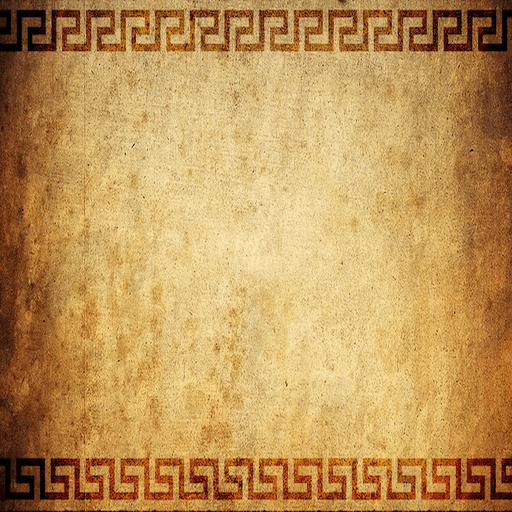
#> input picture data/bgimg.png, 512 x 512 px
$ python png2vmsicon.py ../data/bgimg.png out.png
#> lines starting #> are read from the running program, lines starting #| are printed output that depends on the picture
#!/usr/bin/env python3
"""
Convert a PNG into a 32x32, 16-colour Dreamcast VMS icon, written as a C header:
a 16-entry ARGB4444 palette and a 4bpp bitmap (high nibble first).

Usage: png2vmsicon.py <input.png> <output.h> [--preview out.png]
                      [--mode fit|linework] [--threshold 0.30]

  fit       (default) scale the image to fit 32x32, keeping its aspect ratio;
            transparent pixels stay transparent (palette entry 0)
  linework  for large artwork with thin white lines on a dark background:
            an icon pixel turns white when more than `threshold` of its
            source area is white, so the lines don't average away into it

Requires Pillow.
"""
import argparse
from PIL import Image

ICON = 32


def fit(img):
    img = img.convert('RGBA')
    scale = min(ICON / img.width, ICON / img.height)
    w, h = max(1, round(img.width * scale)), max(1, round(img.height * scale))
    small = img.resize((w, h), Image.LANCZOS)
    out = Image.new('RGBA', (ICON, ICON), (0, 0, 0, 0))
    out.alpha_composite(small, ((ICON - w) // 2, (ICON - h) // 2))
    return out


def linework(img, thr):
    big = img.convert('RGB')
    mask = big.convert('L').point(lambda v: 255 if v > 150 else 0).resize((ICON, ICON), Image.BOX)
    bg = big.resize((ICON, ICON), Image.BOX)
    out = Image.new('RGBA', (ICON, ICON))
    out.putdata([(255, 255, 255, 255) if m > 255 * thr else c + (255,) for m, c in zip(mask.getdata(), bg.getdata())])
    return out


def encode(icon):
    """32x32 RGBA -> (16 ARGB4444 colours, 1024 palette indexes). Index 0 is transparent if needed."""
    px = list(icon.getdata())
    clear = [a < 128 for (_, _, _, a) in px]
    has_clear = any(clear)

    rgb = Image.new('RGB', (ICON, ICON))
    rgb.putdata([(r, g, b) for (r, g, b, _) in px])
    q = rgb.quantize(colors=15 if has_clear else 16, method=Image.MEDIANCUT, dither=Image.NONE)
    pal = (q.getpalette() or [])[:48]
    pal += [0] * (48 - len(pal))
    colours = [0xF000 | ((pal[i*3] >> 4) << 8) | ((pal[i*3+1] >> 4) << 4) | (pal[i*3+2] >> 4) for i in range(16)]
    idx = list(q.getdata())

    if has_clear:
        colours = [0x0000] + colours[:15]
        idx = [0 if c else i + 1 for c, i in zip(clear, idx)]

    return colours, idx


def write_header(path, colours, idx):
    bits = [(idx[i] << 4) | idx[i + 1] for i in range(0, ICON * ICON, 2)]
    with open(path, 'w') as f:
        f.write('// Apollo VMS icon: 32x32, 16 colours. Generated by tools/png2vmsicon.py\n')
        f.write('#ifndef APOLLO_VMU_ICON_H\n#define APOLLO_VMU_ICON_H\n\n#include <stdint.h>\n\n')
        f.write('// ARGB4444 palette\nstatic const uint16_t apollo_vmu_icon_pal[16] = {\n')
        for i in range(0, 16, 8):
            f.write('\t' + ', '.join('0x%04X' % c for c in colours[i:i+8]) + ',\n')
        f.write('};\n\n// 4 bits per pixel, high nibble first\nstatic const uint8_t apollo_vmu_icon_bmp[512] = {\n')
        for i in range(0, 512, 16):
            f.write('\t' + ', '.join('0x%02X' % b for b in bits[i:i+16]) + ',\n')
        f.write('};\n\n#endif\n')


def decode(colours, idx):
    """What the Dreamcast will draw: the ARGB4444 palette applied, as a 32x32 RGBA image."""
    out = Image.new('RGBA', (ICON, ICON))
    out.putdata([(((colours[i] >> 8) & 0xF) * 17, ((colours[i] >> 4) & 0xF) * 17,
                  (colours[i] & 0xF) * 17, ((colours[i] >> 12) & 0xF) * 17) for i in idx])
    return out


def main():
    ap = argparse.ArgumentParser(description=__doc__, formatter_class=argparse.RawDescriptionHelpFormatter)
    ap.add_argument('input')
    ap.add_argument('output')
    ap.add_argument('--preview')
    ap.add_argument('--mode', choices=['fit', 'linework'], default='fit')
    ap.add_argument('--threshold', type=float, default=0.30)
    a = ap.parse_args()

    img = Image.open(a.input)
#> img is the input picture: PIL image 512x512 P; mean R, G, B 191.8, 150, 89.4
    icon = linework(img, a.threshold) if a.mode == 'linework' else fit(img)
#> in fit, `small = img.resize((w, h), Image.LANCZOS)`:
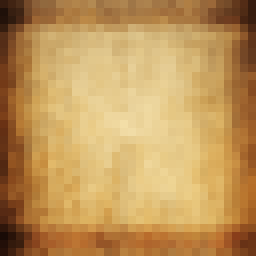
#> small: PIL image 32x32 RGBA (shown 8 times larger); mean R, G, B, A 191.9, 149.9, 89.4, 255
#> in fit, `out = Image.new('RGBA', (ICON, ICON), (0, 0, 0, 0))`: out: PIL image 32x32 RGBA; every value is 0
    colours, idx = encode(icon)
#> in encode, `px = list(icon.getdata())`: px = 1024 items, first 6: (53, 28, 15, 255), (65, 36, 19, 255), (76, 46, 26, 255), (117, 74, 42, 255), (139, 96, 57, 255), (145, 105, 62, 255)
#> in encode, `clear = [a < 128 for (_, _, _, a) in px]`: clear = 1024 items, first 6: False, False, False, False, False, False
#> in encode, `has_clear = any(clear)`: has_clear = False
#> in encode, `rgb = Image.new('RGB', (ICON, ICON))`: rgb: PIL image 32x32 RGB; every value is 0
#> in encode, `q = rgb.quantize(colors=15 if has_clear else 16, method=Image.MEDIANCU..`:
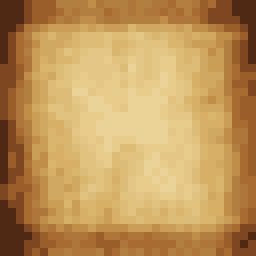
#> q: PIL image 32x32 P (shown 8 times larger); mean R, G, B 192.1, 150.1, 89.3
#> in encode, `pal = (q.getpalette() or [])[:48]`: pal = 48 values, max 235 at index 0, min 20 at index 47, mean 142.5
#> in encode, `colours = [0xF000 | ((pal[i*3] >> 4) << 8) | ((pal[i*3+1] >> 4) << 4) ..`: colours = [65241, 65224, 65224, 65223, 64951, 64950, 64934, 64934, 64661, 64644, 64372, 64115, 64099, 63826, 63298, 62497]
#> in encode, `idx = list(q.getdata())`: idx = 1024 values, max 15 at index 0, min 0 at index 272, mean 7.35
    write_header(a.output, colours, idx)
#> in write_header, `bits = [(idx[i] << 4) | idx[i + 1] for i in range(0, ICON * ICON, 2)]`: bits = 512 values, max 255 at index 0, min 0 at index 200, mean 124.9

    if a.preview:
        decode(colours, idx).resize((256, 256), Image.NEAREST).save(a.preview)


if __name__ == '__main__':
    main()
